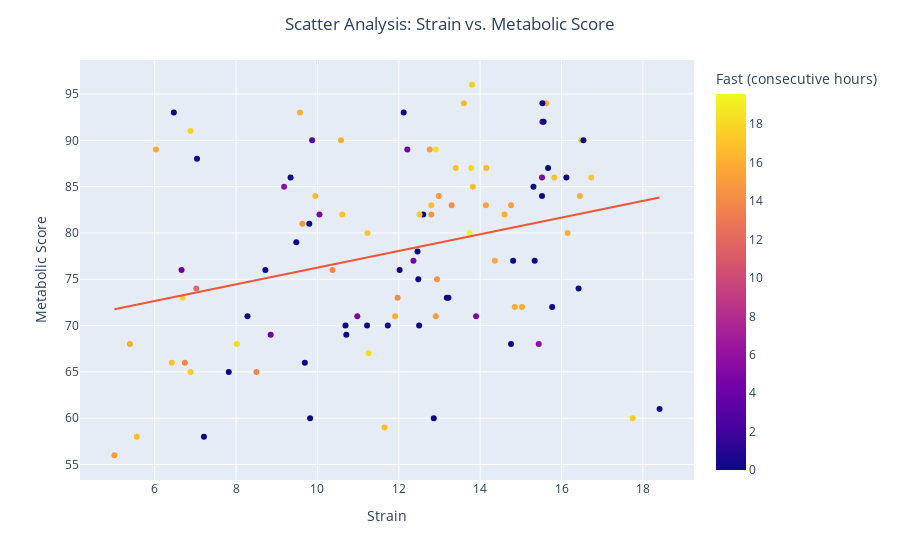

Notebook source saved alongside this figure:
### Code cell
fig = pt.plotly_scatter(dataset=all_data, 
                        x_selection="Strain",
                        y_selection="Metabolic Score",
                        color_selection="Fast (consecutive hours)",
                        hover=[all_data.index]
                       )
fig.show()
